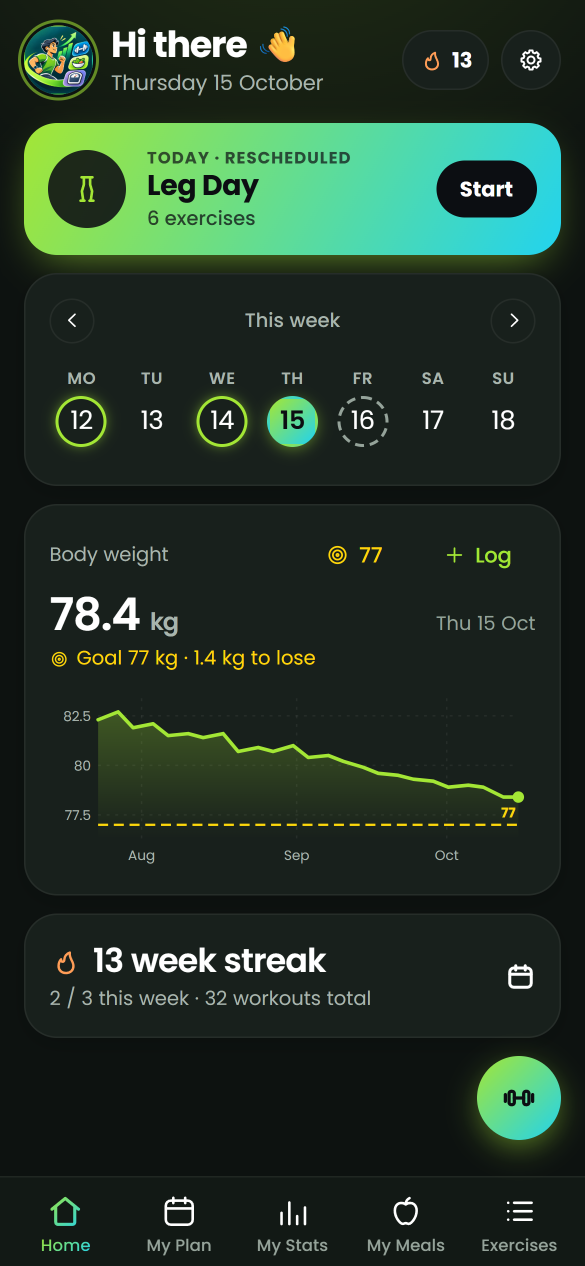
#> input picture assets/screenshots/home.png, 1170 x 2532 px (shown at 1/2 size)
$ python make_carousel_gif.py
#> lines starting #> are read from the running program, lines starting #| are printed output that depends on the picture
#!/usr/bin/env python3
"""Generates an animated showcase GIF carousel of the OPENFIT mobile app screenshots.
Renders an elegant mobile device frame with rounded screen corners,
animated pagination dots, and the screen title and subtitle labels below.

Includes all core app screens, on-device AI photo logging and blood tests (10 screens).

Run with:
    uv run --with pillow python3 tools/make_carousel_gif.py
"""
import os
import sys
from PIL import Image, ImageDraw, ImageFont

CANVAS_W = 420
CANVAS_H = 808

SCREEN_W = 320
SCREEN_H = 692

PHONE_X = (CANVAS_W - SCREEN_W) // 2
PHONE_Y = 18

BEZEL_PAD = 6
OUTER_X0 = PHONE_X - BEZEL_PAD
OUTER_Y0 = PHONE_Y - BEZEL_PAD
OUTER_X1 = PHONE_X + SCREEN_W + BEZEL_PAD
OUTER_Y1 = PHONE_Y + SCREEN_H + BEZEL_PAD

# Fonts: Noto on Linux, Segoe UI on Windows, Pillow's default as a last resort
FONT_CANDIDATES = [
    ("/usr/share/fonts/truetype/noto/NotoSans-Bold.ttf", "/usr/share/fonts/truetype/noto/NotoSans-Regular.ttf"),
    ("C:/Windows/Fonts/segoeuib.ttf", "C:/Windows/Fonts/segoeui.ttf"),
]
font_title = font_sub = None
for bold, reg in FONT_CANDIDATES:
    try:
        font_title = ImageFont.truetype(bold, 18)
        font_sub = ImageFont.truetype(reg, 13)
        break
    except OSError:
        continue
if font_title is None:
    font_title = ImageFont.load_default()
    font_sub = ImageFont.load_default()

# Theme colors (matching OPENFIT dark theme & GitHub card)
BG_COLOR = (13, 17, 23)           # GitHub dark background #0d1117
CARD_BORDER = (33, 38, 45)         # Card border #21262d
BEZEL_FILL = (22, 26, 34)          # Phone bezel #161a22
BEZEL_BORDER = (51, 65, 85)        # Slate-700 outline #334155
LIME_ACCENT = (163, 230, 53)       # Brand lime green #a3e635
WHITE_TEXT = (248, 250, 252)       # Slate-50 #f8fafc
MUTED_TEXT = (148, 163, 184)       # Slate-400 #94a3b8
DOT_INACTIVE = (51, 65, 85)        # Slate-700

SCREENS_INFO = [
    ("assets/screenshots/home.png", "Home", "Today's session & weight trend"),
    ("assets/screenshots/workout.png", "Workout", "Animated guidance & targets"),
    ("assets/screenshots/nutrition.png", "My Meals", "Food diary & macros"),
    ("assets/screenshots/photo-capture.png", "Snap a dish", "Recognised on your device"),
    ("assets/screenshots/photo-review.png", "Review and log", "Top-3 guesses, USDA portion and macros"),
    ("assets/screenshots/stats.png", "My Stats", "Activity heatmap & muscle balance"),
    ("assets/screenshots/blood-review.png", "Blood tests", "Lab report read on your device"),
    ("assets/screenshots/blood-scores.png", "Blood test scores", "Published formulas, in your units"),
    ("assets/screenshots/plan.png", "My Plan", "Weekly schedule & routines"),
    ("assets/screenshots/library.png", "Exercises", "1,300+ animated exercises"),
]

TOTAL_SCREENS = len(SCREENS_INFO)

# Dot track geometry (one dot per screen)
DOT_SIZE = 6
DOT_RADIUS = DOT_SIZE // 2
ACTIVE_W = 18
DOT_SPACING = 16
DOT_Y = 732

# Centers for 8 dots
DOT_CENTERS = [CANVAS_W // 2 + (i - (TOTAL_SCREENS - 1) / 2) * DOT_SPACING for i in range(TOTAL_SCREENS)]

# [20 lines left out: function draw_dots, not called in this run]

def main():
    repo_root = os.path.dirname(os.path.dirname(os.path.abspath(__file__)))
    os.chdir(repo_root)

    print("Loading and preparing high-resolution screenshot assets...")
    screens = []
    for rel_path, title, sub in SCREENS_INFO:
        full_path = os.path.join(repo_root, rel_path)
        if not os.path.exists(full_path):
            print(f"Error: Screenshot not found: {full_path}", file=sys.stderr)
            sys.exit(1)
        raw = Image.open(full_path).convert("RGBA")
        resized = raw.resize((SCREEN_W, SCREEN_H), Image.LANCZOS)
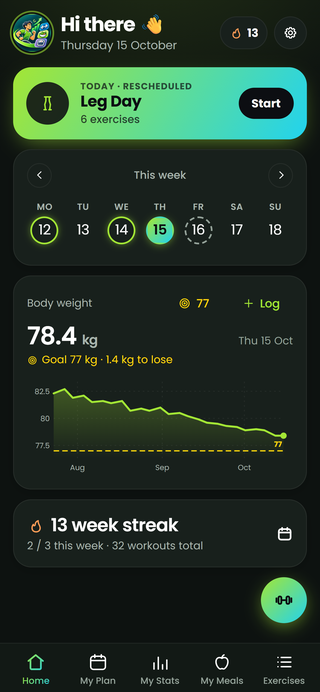
#> resized: PIL image 320x692 RGBA; mean R, G, B, A 34.7, 52.9, 39.3, 255
        screens.append((resized, title, sub))
#> pass 2 of the loop in main, `for rel_path, title, sub in SCREENS_INFO:`:
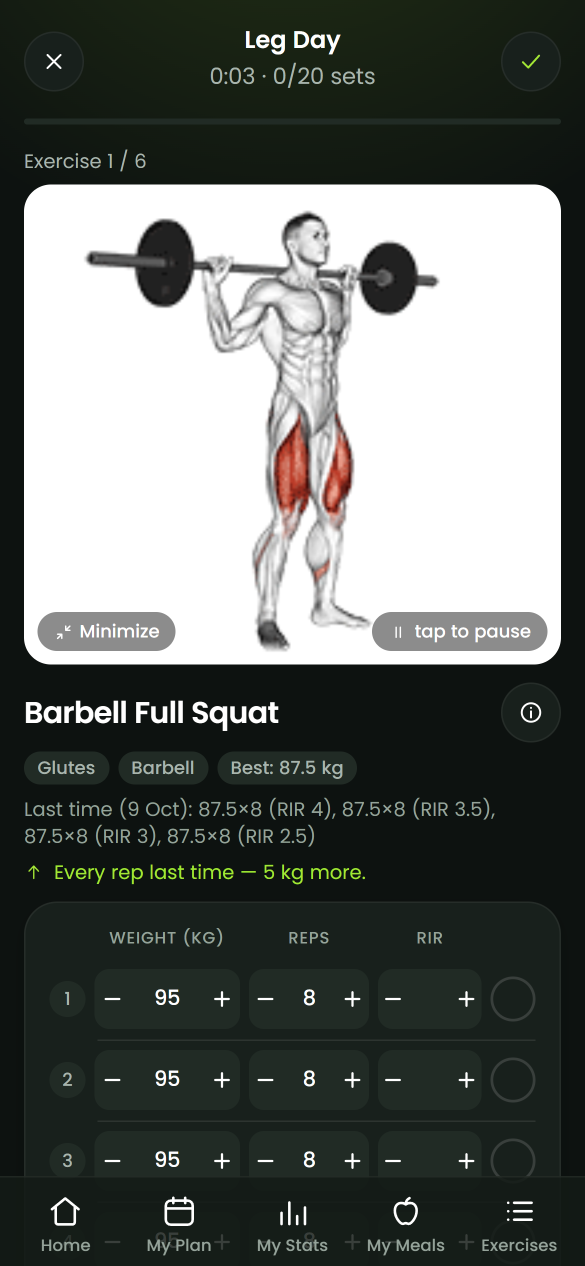
#> input picture assets/screenshots/workout.png, 1170 x 2532 px (shown at 1/2 size)
#> in main, `resized = raw.resize((SCREEN_W, SCREEN_H), Image.LANCZOS)`:
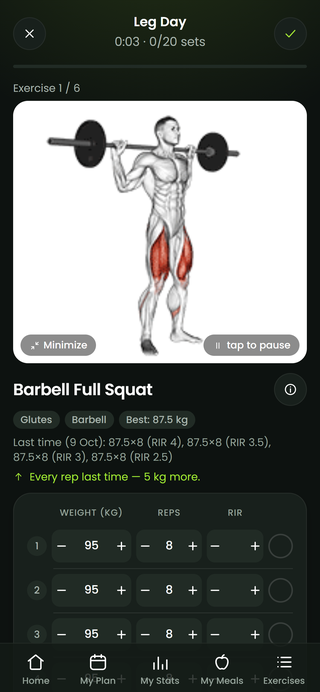
#> resized: PIL image 320x692 RGBA; mean R, G, B, A 98.3, 102.7, 99, 255
#> pass 3 of the loop in main, `for rel_path, title, sub in SCREENS_INFO:`:
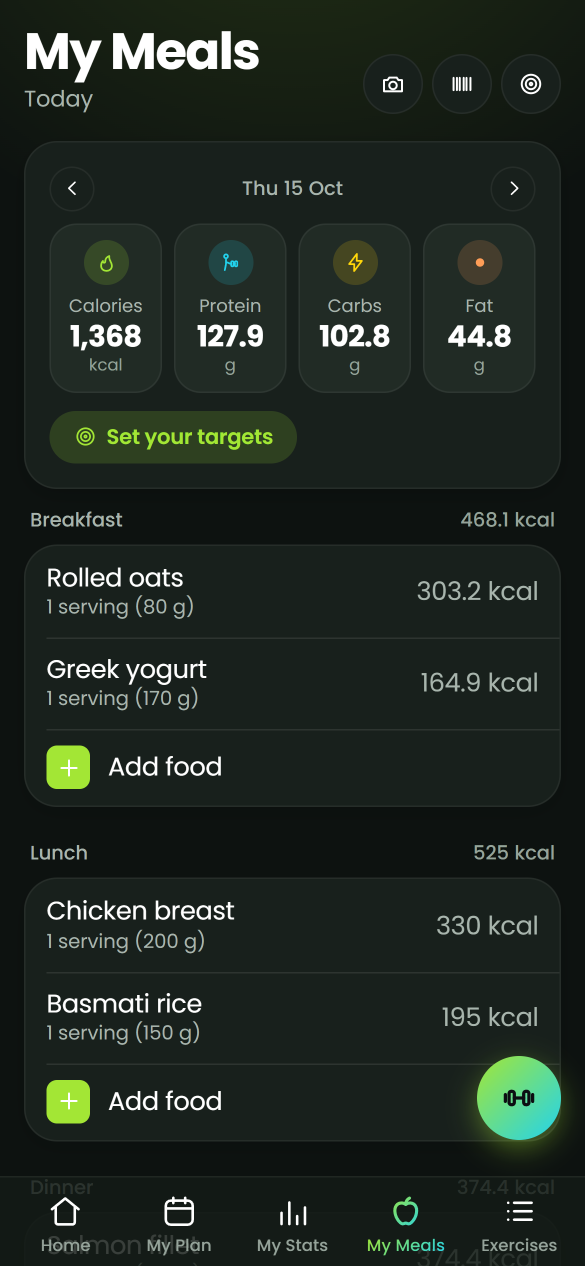
#> input picture assets/screenshots/nutrition.png, 1170 x 2532 px (shown at 1/2 size)
#> in main, `resized = raw.resize((SCREEN_W, SCREEN_H), Image.LANCZOS)`:
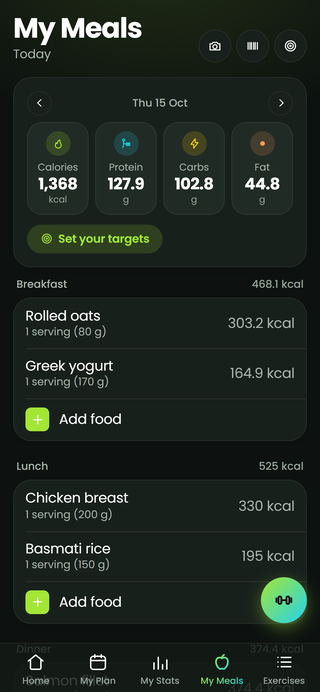
#> resized: PIL image 320x692 RGBA; mean R, G, B, A 31.2, 40.2, 33.3, 255
#> the loop made 7 passes; the first 3 are shown

    # Screen mask with rounded corners
    screen_mask = Image.new("L", (SCREEN_W, SCREEN_H), 0)
    mask_draw = ImageDraw.Draw(screen_mask)
    mask_draw.rounded_rectangle([0, 0, SCREEN_W, SCREEN_H], radius=22, fill=255)

    # [74 lines left out: function render_frame, not called in this run]

    print("Rendering carousel frames...")
    frames = []
    durations = []

    HOLD_MS = 2100          # 2.1s per screen
    TRANS_STEPS = 6         # 6 transition frames
    TRANS_STEP_MS = 50      # 50ms per transition frame (snappy 300ms total slide)

    for i in range(TOTAL_SCREENS):
        nxt = (i + 1) % TOTAL_SCREENS
        # Hold frame
        frames.append(render_frame(i, nxt, 0.0))
        durations.append(HOLD_MS)

        # Transition frames
        for f in range(1, TRANS_STEPS + 1):
            p = f / (TRANS_STEPS + 1)
            frames.append(render_frame(i, nxt, p))
            durations.append(TRANS_STEP_MS)

    print(f"Total animation frames: {len(frames)}")
    out_dir = os.path.join(repo_root, "assets", "screenshots")
    os.makedirs(out_dir, exist_ok=True)
    out_path = os.path.join(out_dir, "openfit-carousel.gif")

    print("Quantizing frames with adaptive 256-color palette...")
    palette_frames = [f.convert("P", palette=Image.ADAPTIVE, colors=256) for f in frames]

    print(f"Writing optimized animated GIF to {out_path}...")
    palette_frames[0].save(
        out_path,
        save_all=True,
        append_images=palette_frames[1:],
        duration=durations,
        loop=0,
        optimize=True
    )

    size_mb = os.path.getsize(out_path) / (1024 * 1024)
    print(f"✓ Successfully generated {out_path} ({size_mb:.2f} MB)")

if __name__ == "__main__":
#> (the run stopped early here; a loop or call above may not have finished)
